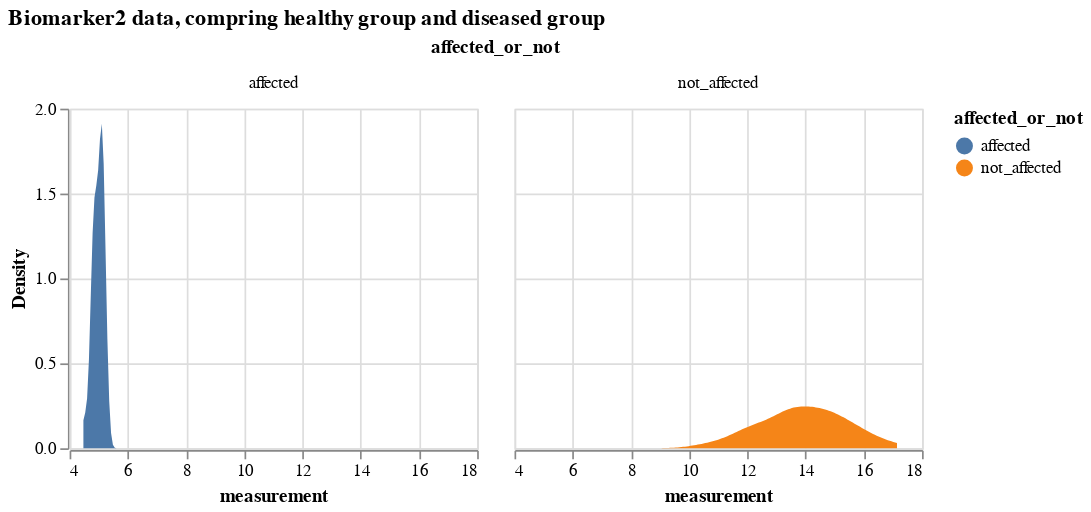

Notebook cell for this chart:
### Code cell
# select only biomarker 2 
bio_2_data = df_expanded[df_expanded.Biomarker=='Biomarker 2'].drop(['k_j', 'S_n', 'Biomarker'], axis = 1)
# biomarker2 data, comparing from diseased and healthy groups
alt.Chart(bio_2_data).transform_density(
    'measurement',
    as_=['measurement', 'Density'],
    groupby=['affected_or_not']
).mark_area().encode(
    x="measurement:Q",
    y="Density:Q",
    facet = alt.Facet(
        "affected_or_not:N",
    ),
    color=alt.Color(
        'affected_or_not:N'
    )
).properties(
    width= 240,
    height = 200,
).properties(
    title='Biomarker2 data, compring healthy group and diseased group'
)

### Figure 1 — Vega-Lite specification as saved in the notebook (floating-point values rounded to 4 significant figures)
{"config": {"view": {"continuousWidth": 300, "continuousHeight": 300}}, "data": {"name": "data-397c7f2d9194f2db29130b0c018489b1"}, "mark": {"type": "area"}, "encoding": {"color": {"field": "affected_or_not", "type": "nominal"}, "facet": {"field": "affected_or_not", "type": "nominal"}, "x": {"field": "measurement", "type": "quantitative"}, "y": {"field": "Density", "type": "quantitative"}}, "height": 200, "title": "Biomarker2 data, compring healthy group and diseased group", "transform": [{"density": "measurement", "groupby": ["affected_or_not"], "as": ["measurement", "Density"]}], "width": 240, "$schema": "https://vega.github.io/schema/vega-lite/v5.16.3.json", "datasets": {"data-397c7f2d9194f2db29130b0c018489b1": [{"participant": 0, "measurement": 4.885, "affected_or_not": "affected"}, {"participant": 1, "measurement": 14.83, "affected_or_not": "not_affected"}, {"participant": 2, "measurement": 15.75, "affected_or_not": "not_affected"}, {"participant": 3, "measurement": 11.8, "affected_or_not": "not_affected"}, {"participant": 4, "measurement": 13.29, "affected_or_not": "not_affected"}, {"participant": 5, "measurement": 5.122, "affected_or_not": "affected"}, {"participant": 6, "measurement": 4.841, "affected_or_not": "affected"}, {"participant": 7, "measurement": 15.31, "affected_or_not": "not_affected"}, {"participant": 8, "measurement": 13.89, "affected_or_not": "not_affected"}, {"participant": 9, "measurement": 5.073, "affected_or_not": "affected"}, {"participant": 10, "measurement": 4.75, "affected_or_not": "affected"}, {"participant": 11, "measurement": 13.11, "affected_or_not": "not_affected"}, {"participant": 12, "measurement": 15.39, "affected_or_not": "not_affected"}, {"participant": 13, "measurement": 4.897, "affected_or_not": "affected"}, {"participant": 14, "measurement": 5.054, "affected_or_not": "affected"}, {"participant": 15, "measurement": 12.5, "affected_or_not": "not_affected"}, {"participant": 16, "measurement": 4.948, "affected_or_not": "affected"}, {"participant": 17, "measurement": 5.156, "affected_or_not": "affected"}, {"participant": 18, "measurement": 11.7, "affected_or_not": "not_affected"}, {"participant": 19, "measurement": 4.936, "affected_or_not": "affected"}, {"participant": 20, "measurement": 15.08, "affected_or_not": "not_affected"}, {"participant": 21, "measurement": 14.0, "affected_or_not": "not_affected"}, {"participant": 22, "measurement": 16.56, "affected_or_not": "not_affected"}, {"participant": 23, "measurement": 13.01, "affected_or_not": "not_affected"}, {"participant": 24, "measurement": 13.55, "affected_or_not": "not_affected"}, {"participant": 25, "measurement": 4.557, "affected_or_not": "affected"}, {"participant": 26, "measurement": 14.75, "affected_or_not": "not_affected"}, {"participant": 27, "measurement": 5.006, "affected_or_not": "affected"}, {"participant": 28, "measurement": 16.35, "affected_or_not": "not_affected"}, {"participant": 29, "measurement": 4.979, "affected_or_not": "affected"}, {"participant": 30, "measurement": 4.91, "affected_or_not": "affected"}, {"participant": 31, "measurement": 13.65, "affected_or_not": "not_affected"}, {"participant": 32, "measurement": 12.23, "affected_or_not": "not_affected"}, {"participant": 33, "measurement": 15.84, "affected_or_not": "not_affected"}, {"participant": 34, "measurement": 10.58, "affected_or_not": "not_affected"}, {"participant": 35, "measurement": 14.75, "affected_or_not": "not_affected"}, {"participant": 36, "measurement": 13.34, "affected_or_not": "not_affected"}, {"participant": 37, "measurement": 14.92, "affected_or_not": "not_affected"}, {"participant": 38, "measurement": 5.086, "affected_or_not": "affected"}, {"participant": 39, "measurement": 4.751, "affected_or_not": "affected"}, {"participant": 40, "measurement": 14.29, "affected_or_not": "not_affected"}, {"participant": 41, "measurement": 14.5, "affected_or_not": "not_affected"}, {"participant": 42, "measurement": 4.85, "affected_or_not": "affected"}, {"participant": 43, "measurement": 12.45, "affected_or_not": "not_affected"}, {"participant": 44, "measurement": 14.88, "affected_or_not": "not_affected"}, {"participant": 45, "measurement": 13.38, "affected_or_not": "not_affected"}, {"participant": 46, "measurement": 5.193, "affected_or_not": "affected"}, {"participant": 47, "measurement": 5.068, "affected_or_not": "affected"}, {"participant": 48, "measurement": 4.844, "affected_or_not": "affected"}, {"participant": 49, "measurement": 12.27, "affected_or_not": "not_affected"}, {"participant": 50, "measurement": 14.4, "affected_or_not": "not_affected"}, {"participant": 51, "measurement": 5.288, "affected_or_not": "affected"}, {"participant": 52, "measurement": 13.67, "affected_or_not": "not_affected"}, {"participant": 53, "measurement": 5.04, "affected_or_not": "affected"}, {"participant": 54, "measurement": 14.25, "affected_or_not": "not_affected"}, {"participant": 55, "measurement": 4.474, "affected_or_not": "affected"}, {"participant": 56, "measurement": 17.14, "affected_or_not": "not_affected"}, {"participant": 57, "measurement": 5.009, "affected_or_not": "affected"}, {"participant": 58, "measurement": 15.14, "affected_or_not": "not_affected"}, {"participant": 59, "measurement": 11.99, "affected_or_not": "not_affected"}, {"participant": 60, "measurement": 15.93, "affected_or_not": "not_affected"}, {"participant": 61, "measurement": 4.805, "affected_or_not": "affected"}, {"participant": 62, "measurement": 4.71, "affected_or_not": "affected"}, {"participant": 63, "measurement": 14.17, "affected_or_not": "not_affected"}, {"participant": 64, "measurement": 5.099, "affected_or_not": "affected"}, {"participant": 65, "measurement": 5.215, "affected_or_not": "affected"}, {"participant": 66, "measurement": 5.231, "affected_or_not": "affected"}, {"participant": 67, "measurement": 13.44, "affected_or_not": "not_affected"}, {"participant": 68, "measurement": 10.9, "affected_or_not": "not_affected"}, {"participant": 69, "measurement": 12.37, "affected_or_not": "not_affected"}, {"participant": 70, "measurement": 11.68, "affected_or_not": "not_affected"}, {"participant": 71, "measurement": 14.92, "affected_or_not": "not_affected"}, {"participant": 72, "measurement": 5.133, "affected_or_not": "affected"}, {"participant": 73, "measurement": 15.57, "affected_or_not": "not_affected"}, {"participant": 74, "measurement": 13.7, "affected_or_not": "not_affected"}, {"participant": 75, "measurement": 5.119, "affected_or_not": "affected"}, {"participant": 76, "measurement": 14.55, "affected_or_not": "not_affected"}, {"participant": 77, "measurement": 4.993, "affected_or_not": "affected"}, {"participant": 78, "measurement": 5.272, "affected_or_not": "affected"}, {"participant": 79, "measurement": 13.16, "affected_or_not": "not_affected"}, {"participant": 80, "measurement": 4.789, "affected_or_not": "affected"}, {"participant": 81, "measurement": 14.34, "affected_or_not": "not_affected"}, {"participant": 82, "measurement": 5.126, "affected_or_not": "affected"}, {"participant": 83, "measurement": 4.755, "affected_or_not": "affected"}, {"participant": 84, "measurement": 5.121, "affected_or_not": "affected"}, {"participant": 85, "measurement": 5.126, "affected_or_not": "affected"}, {"participant": 86, "measurement": 12.14, "affected_or_not": "not_affected"}, {"participant": 87, "measurement": 5.098, "affected_or_not": "affected"}, {"participant": 88, "measurement": 4.872, "affected_or_not": "affected"}, {"participant": 89, "measurement": 15.79, "affected_or_not": "not_affected"}, {"participant": 90, "measurement": 14.16, "affected_or_not": "not_affected"}, {"participant": 91, "measurement": 13.35, "affected_or_not": "not_affected"}, {"participant": 92, "measurement": 5.194, "affected_or_not": "affected"}, {"participant": 93, "measurement": 13.35, "affected_or_not": "not_affected"}, {"participant": 94, "measurement": 4.906, "affected_or_not": "affected"}, {"participant": 95, "measurement": 5.143, "affected_or_not": "affected"}, {"participant": 96, "measurement": 13.52, "affected_or_not": "not_affected"}, {"participant": 97, "measurement": 5.162, "affected_or_not": "affected"}, {"participant": 98, "measurement": 4.768, "affected_or_not": "affected"}, {"participant": 99, "measurement": 4.826, "affected_or_not": "affected"}]}}
